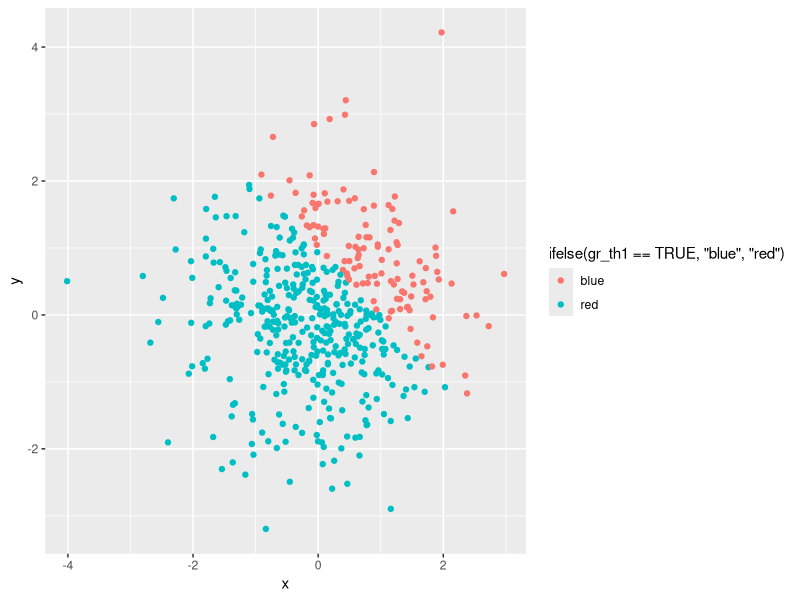
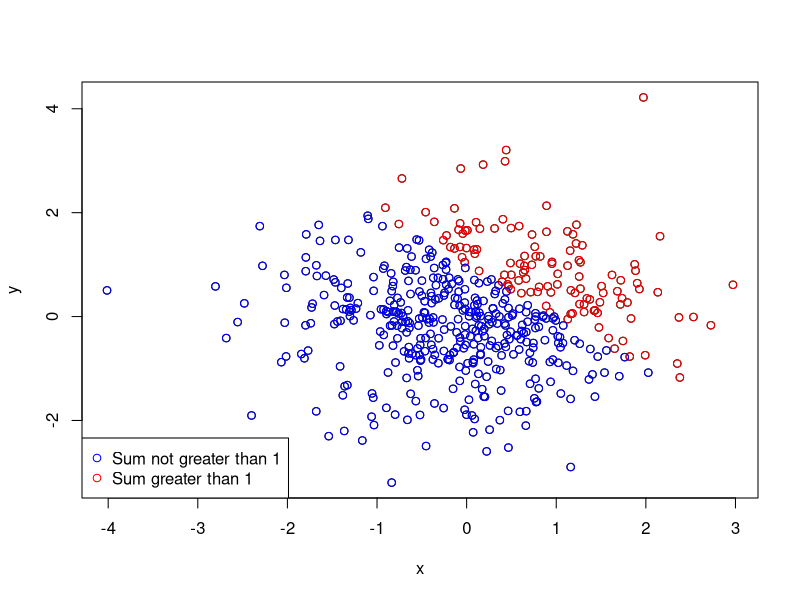

Recreate these plots in R, in order.
## ---- chunk 1
library(tidyverse)
## ---- chunk 2
df1 = tibble(
  samp = rnorm(8),
  samp_pos = samp > 0,
  char_vec = c("This", "is", "a", "column", "of", "length", "eight", "characters"),
  fact_vec = factor(samp, levels = list("factor1", "factor2", "factor3")))
## ---- chunk 3
df2 = tibble(
  x = rnorm(500),
  y = rnorm(500),
  gr_th1 = x + y > 1,
  gr_th1_num = as.numeric(gr_th1),
  gr_th1_fac = factor(gr_th1)
)
## ---- chunk 4
ggplot(data = df2,
       aes(x = x, y = y, 
       color = ifelse(gr_th1 == TRUE, "blue", "red"),
       legend(legend = c("Sum not greater than 1", "Sum greater than 1")))) +
  geom_point()
  


with(df2, 
     plot(x, y))
with(
  filter(df2, gr_th1 == TRUE),
  points(x, y, col = 'red'))
with(
  filter(df2, gr_th1 == FALSE),
  points(x, y, col = 'blue'))
legend("bottomleft", pch=1, col=c("blue","red"), legend=c("Sum not greater than 1","Sum greater than 1"))
     
     
